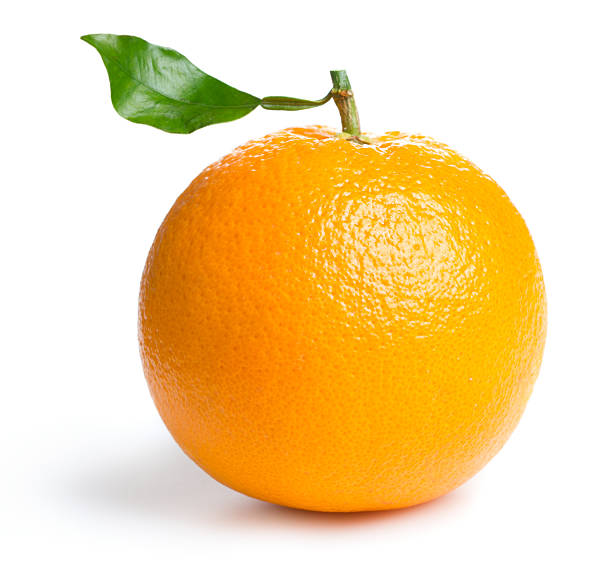
#> input picture orange.jpg, 612 x 563 px
$ python modified_canny_edge_detector.py
#> lines starting #> are read from the running program, lines starting #| are printed output that depends on the picture; after the words box and inside, x2 and y2 are one past the last pixel; in counts of white or black regions, pixels touching at a corner belong together; long printed decimals are rounded
#> further down, img is the input picture: PIL image 612x563 RGB; mean R, G, B 244.7, 215, 160.9
### get_color_channels.py
import numpy as np

def get_color_channels(image: np.ndarray):
    red, green, blu = image[..., 0], image[..., 1], image[..., 2]
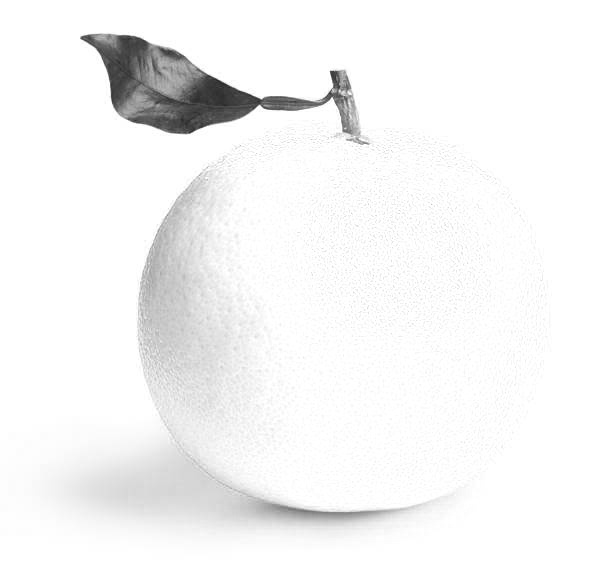
#> red: shape (563, 612); min 41, max 255, mean 244.7
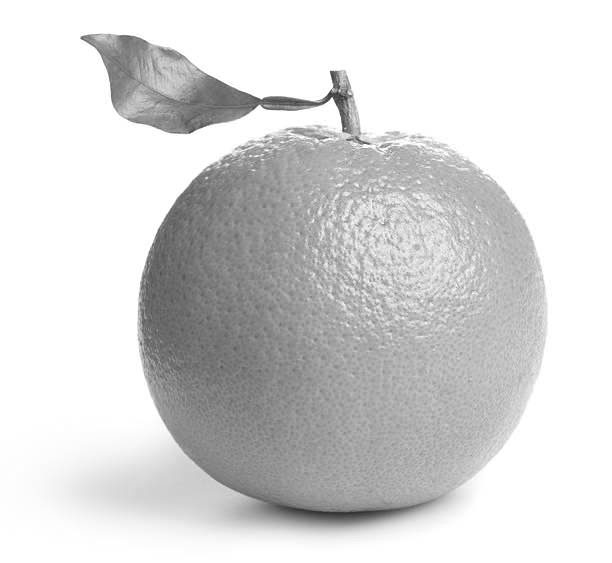
#> green: shape (563, 612); min 47, max 255, mean 215
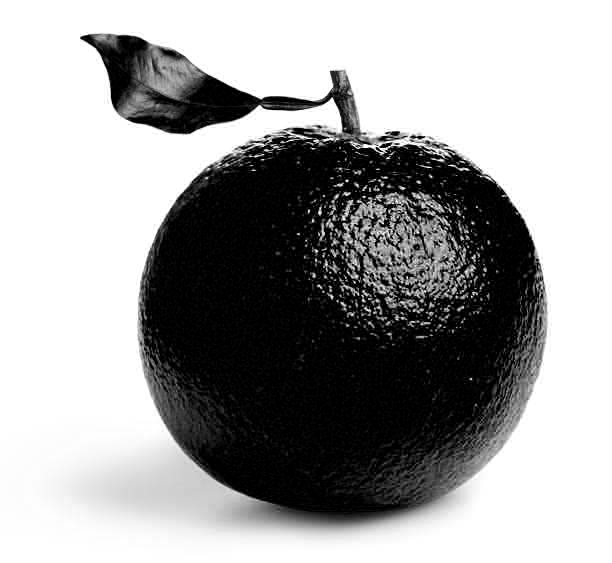
#> blu: shape (563, 612); min 0, max 255, mean 160.9
    return red, green, blu

def get_normalized_colors(image: np.ndarray):
    red, green, blue = get_color_channels(image)
    red_mean = np.mean(red)
#> red_mean = 244.7
    green_mean = np.mean(green)
#> green_mean = 215
    blue_mean = np.mean(blue)
#> blue_mean = 160.9
    normalized_red = red_mean / (red_mean + green_mean + blue_mean)
#> normalized_red = 0.394
    normalized_green = green_mean / (red_mean + green_mean + blue_mean)
#> normalized_green = 0.346
    normalized_blue = blue_mean / (red_mean + green_mean + blue_mean)
#> normalized_blue = 0.259
    return normalized_red, normalized_green, normalized_blue

### image_segmentation.py
from PIL import Image

def image_segmentation(image: Image):
    image = image.convert("L")
    threshold = 200
    image_threshold = image.point(lambda x: 255 if x > threshold else 0)
    return image_threshold

### modified_canny_edge_detector.py
import numpy as np
from PIL import Image, ImageOps
import matplotlib.pyplot as plt
from image_segmentation import image_segmentation
from get_color_channels import get_normalized_colors


path = './orange.jpg'
img = Image.open(path)
red, green, blue = get_normalized_colors(np.array(img))
#> red = 0.394; green = 0.346; blue = 0.259
print(red, green, blue)
#| 0.3943 0.3464 0.2593
grayscale_image = ImageOps.grayscale(img)
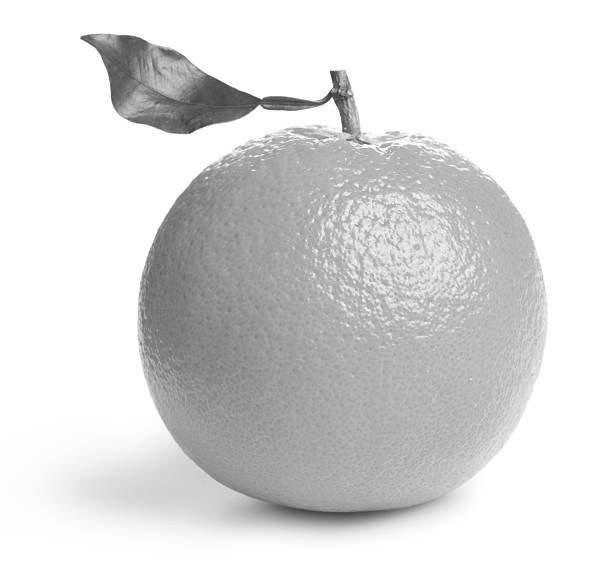
#> grayscale_image: PIL image 612x563 L; min 52, max 255, mean 217.7
segmented_image = image_segmentation(grayscale_image)
#> in image_segmentation, `image_threshold = image.point(lambda x: 255 if x > threshold else 0)`:
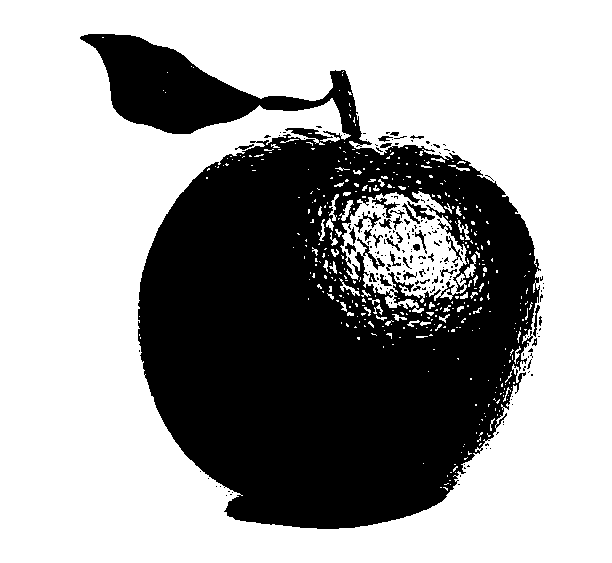
#> image_threshold: PIL image 612x563 L; 63.3% white; 194 black regions (157 under 20 px), largest, box (x1, y1, x2, y2) and area: (80, 34, 541, 529) 123865, (407, 201, 435, 220) 169, (372, 198, 400, 218) 147
img = np.array(segmented_image.resize((251, 251)))
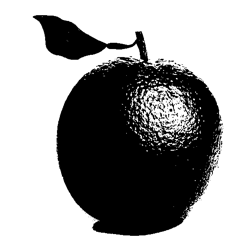
#> img: shape (251, 251); min 0, max 255, mean 161.5
plt.imshow(img, cmap="gray")
plt.show()

$ run again, with apple.jpg copied over orange.jpg
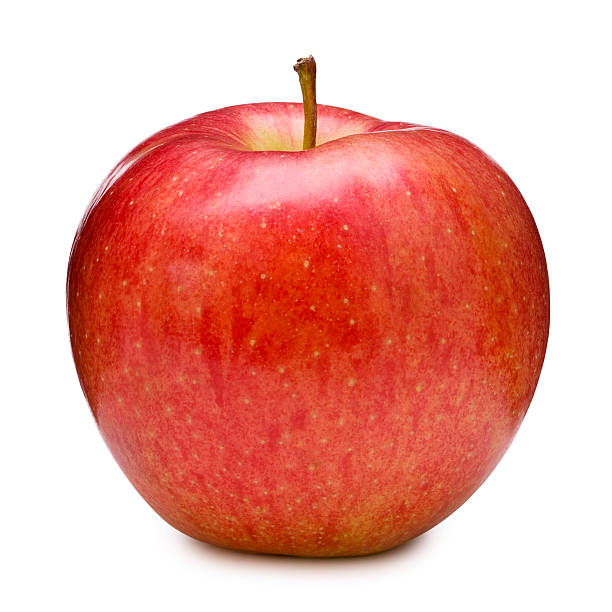
#> input picture apple.jpg, 612 x 612 px
#> img is the input picture: PIL image 612x612 RGB; mean R, G, B 234.1, 167.1, 157.2
#> in get_color_channels, `red, green, blu = image[..., 0], image[..., 1], image[..., 2]`:
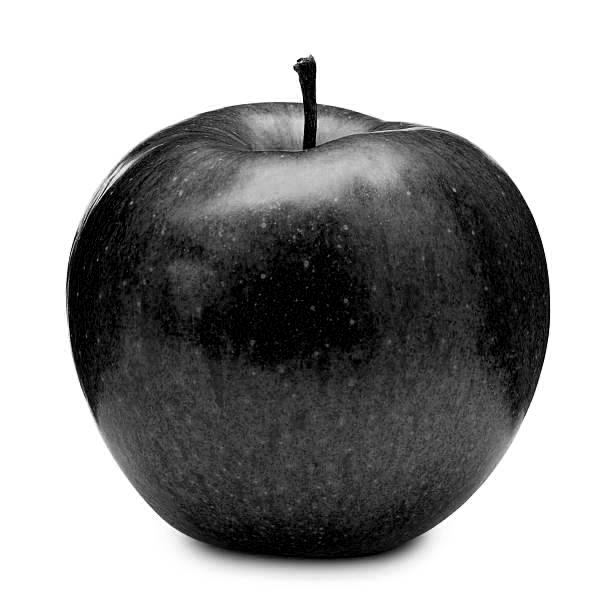
#> blu: shape (612, 612); min 0, max 255, mean 157.2
#> red_mean = 234.1
#> green_mean = 167.1
#> blue_mean = 157.2
#> normalized_red = 0.419
#> normalized_green = 0.299
#> normalized_blue = 0.282
#> `red, green, blue = get_normalized_colors(np.array(img))`: red = 0.419; green = 0.299; blue = 0.282
#| 0.4192 0.2992 0.2816
#> in image_segmentation, `image_threshold = image.point(lambda x: 255 if x > threshold else 0)`:
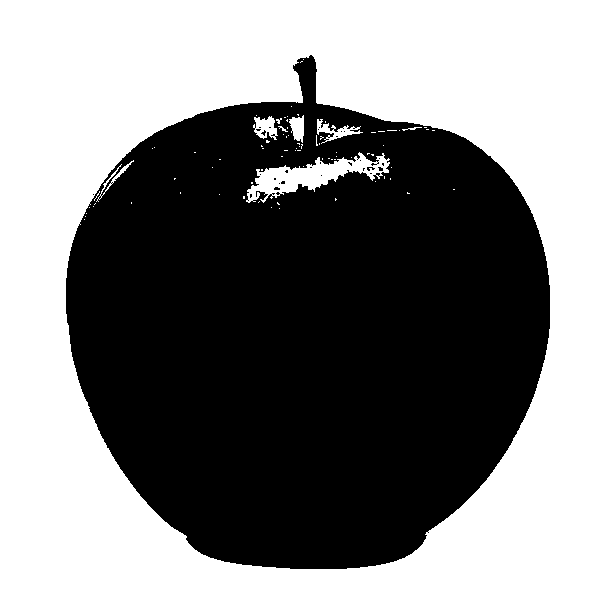
#> image_threshold: PIL image 612x612 L; 52.5% white; 29 black regions (28 under 20 px), largest, box (x1, y1, x2, y2) and area: (66, 55, 550, 569) 177668
#> img: shape (251, 251)
